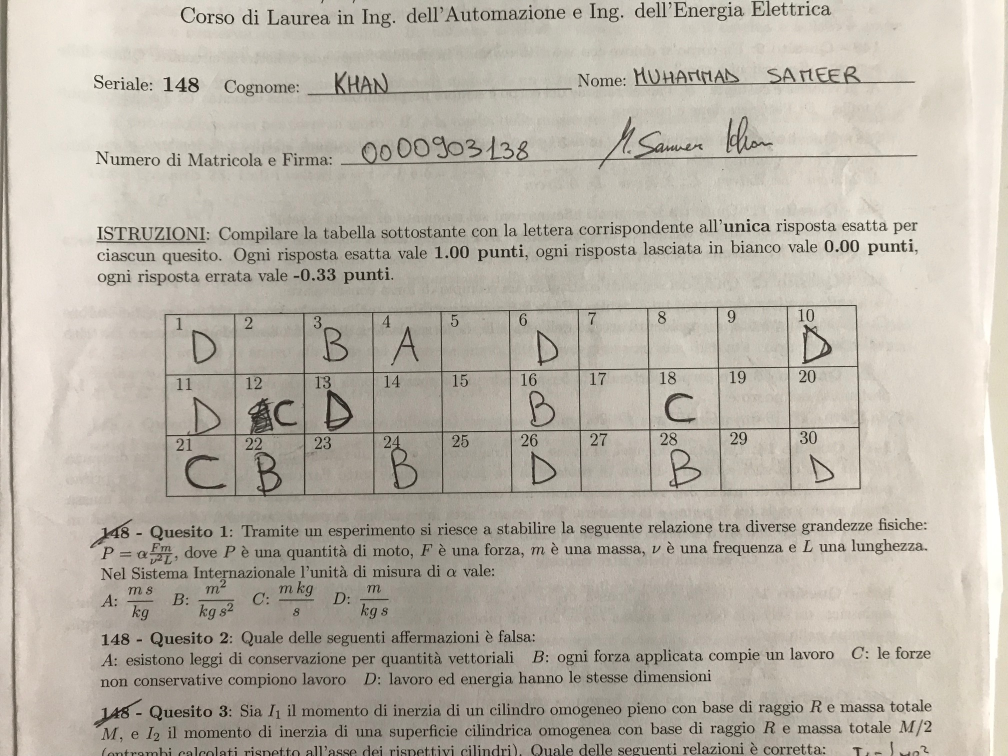
#> input picture sample.jpg, 2016 x 1512 px, found by its file name (shown at 1/2 size)
$ jupyter execute --allow-errors ScanAnswer.ipynb   (shell and % lines are left out)   (older library calls are emulated)
#> lines starting #> are read from the running program, lines starting #| are printed output that depends on the picture
<a href="https://colab.research.google.com/github/rsreds/Colabs/blob/master/ScanAnswer.ipynb" target="_parent"></a>

[cell 1]
# Load img2table library, to find tables in images using opencv

[cell 2]
import cv2
import numpy as np
import matplotlib.pyplot as plt
from img2table.document import Image

[cell 3]
from emnist import extract_training_samples, extract_test_samples

#> (a cell that did not finish here is left out)

#> (a cell that did not finish here is left out)

#> (a cell that did not finish here is left out)

#> (a cell that did not finish here is left out)

[cell 8]
import tensorflow as tf
from tensorflow.keras.callbacks import EarlyStopping, ReduceLROnPlateau,ModelCheckpoint

#> (a cell that did not finish here is left out)

#> (a cell that did not finish here is left out)

#> (a cell that did not finish here is left out)

#> (a cell that did not finish here is left out)

#> (a cell that did not finish here is left out)

[cell 14]
filename = "/content/sample.jpg"
rows=3
columns=10

#> (a cell that did not finish here is left out)

[cell 16]
from img2table.tables.objects.extraction import BBox
img = cv2.imread(filename)
#> img is the input picture: shape (1512, 2016, 3); mean B, G, R 167.3, 178.5, 184.8
#> (the rest of this cell did not finish here and is left out)

[cell 17]
# Display extracted tables
img = cv2.imread(filename)
#> (the rest of this cell did not finish here and is left out)

[cell 18]
import imutils

# [44 lines left out: functions hide_number, threshold, trim, resize_and_fill, not called in this run]

[cell 19]
# [9 lines left out: function preprocess, not called in this run]

[cell 20]
img = cv2.bitwise_not(cv2.imread(filename, cv2.IMREAD_GRAYSCALE))
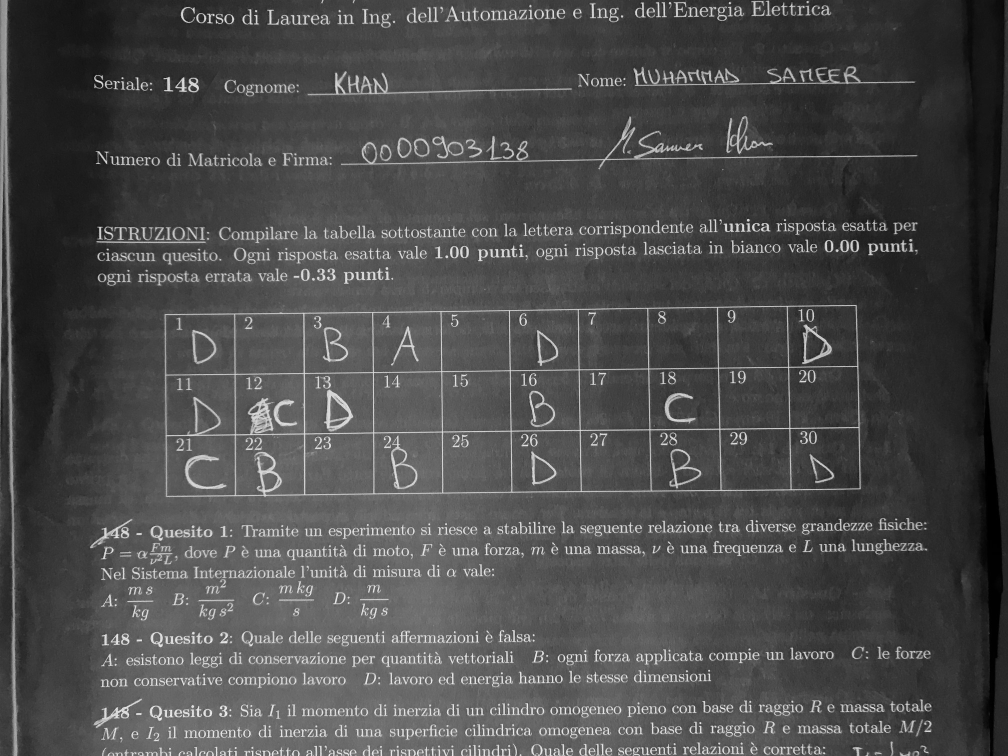
#> img: shape (1512, 2016) (shown at 1/2 size); min 0, max 255, mean 75.8
#> (the rest of this cell did not finish here and is left out)
